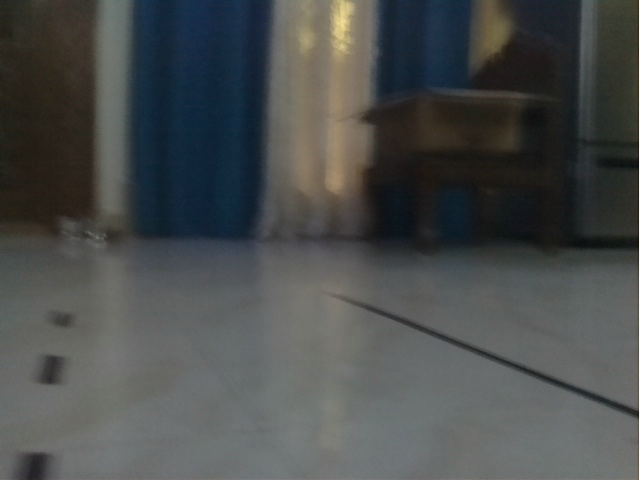
#> input picture lane detecttion/test2.jpg, 640 x 480 px
$ python dotted_line.py
#> lines starting #> are read from the running program, lines starting #| are printed output that depends on the picture; after the words box and inside, x2 and y2 are one past the last pixel; in counts of white or black regions, pixels touching at a corner belong together
import cv2 as cv
import numpy as np
import utils

#Read picture
src = cv.imread('test2.jpg')
#> src is the input picture: shape (480, 640, 3); mean B, G, R 76.8, 77.4, 74.5
height, width = src.shape[:2]
#> height = 480; width = 640
#Gauss noise reduction
src1 = cv.GaussianBlur(src,(5,5),0,0)
# cv.imshow('gaosi',src1)
#Grayscale processing
src2 = cv.cvtColor(src1,cv.COLOR_BGR2GRAY)
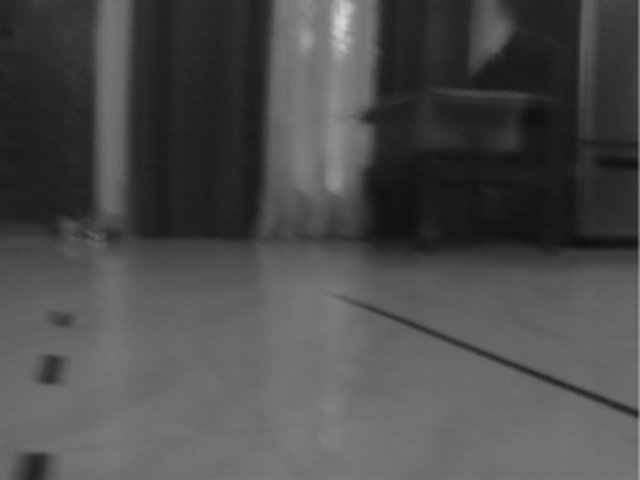
#> src2: shape (480, 640); min 15, max 215, mean 76.4
# cv.imshow('huidu',src2)
#Edge detection
lthrehlod = 50
hthrehlod =150
src3 = cv.Canny(src2,lthrehlod,hthrehlod)
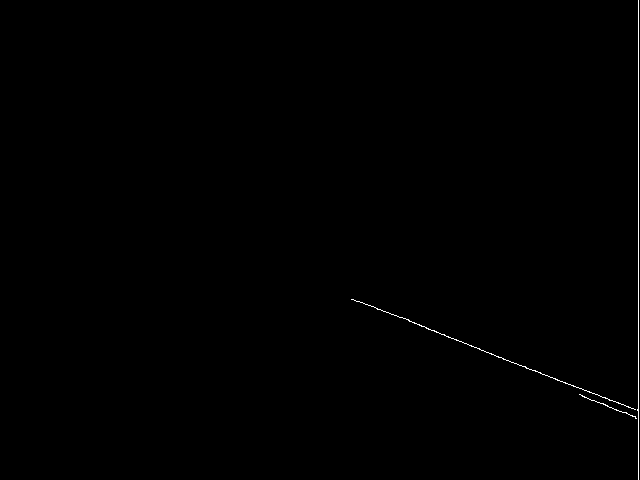
#> src3: shape (480, 640); 0.28% white in thin lines or dots, all inside (x1, y1, x2, y2) = (351, 0, 639, 480)
# cv.imshow('bianyuan',src3)
#ROI delimit the interval and turn the non-this interval into black
# regin = np.array([[(0,660),(690,440),
# (1200,700),(src.shape[1],660)]]) #Why do you need two square brackets?
regin = np.array([[(0, 0), (src.shape[1], 0), (src.shape[1], src.shape[0] // 3), (0, src.shape[0] // 3)]])
#> regin = [[0, 0], [640, 0], [640, 160], [0, 160]]
regin = np.array([[
        [0, height // 3], [width, height // 3],[width, height], [0, height]
        ]])
mask = np.zeros_like(src3)
mask_color = 255   #src3The number of channels of the image is 1, and it is a grayscale image, so the color value is 0-255
cv.fillPoly(mask,regin,mask_color)
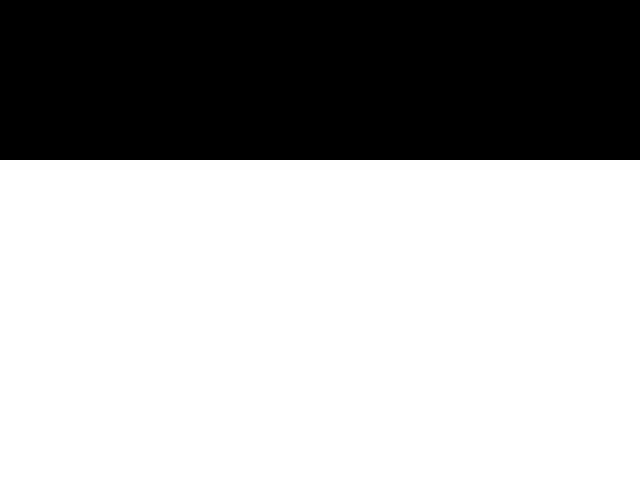
#> mask: shape (480, 640); 66.7% white; 1 black region, box (x1, y1, x2, y2) and area: (0, 0, 640, 160) 102400
src4 = cv.bitwise_and(src3,mask)
#> src4: shape (480, 640); 0.23% white in thin lines or dots, all inside (x1, y1, x2, y2) = (351, 160, 639, 480)
# cv.imshow('bianyuan2',src4)
# cv.waitKey(0)

#Using the principle of Hough transformation to find the straight line composed of pixels in the above picture, and then draw it
rho = 1
theta = np.pi/180
threhold =50
minlength = 5
maxlengthgap = 40
lines = cv.HoughLinesP(src4,rho,theta,threhold,np.array([]),minlength,maxlengthgap)
#> lines = [[638, 479, 638, 160], [373, 306, 573, 386], [375, 307, 436, 332], [441, 334, 637, 410]]
#Drawing Line
linecolor =[0,255,255]
linewidth = 4
src5 = cv.cvtColor(src4,cv.COLOR_GRAY2BGR) #Converted to three-channel image


# Optimization
def choose_lines(lines, threhold):  # Filter points with large differences in slope
    slope = [(y2 - y1) / (x2 - x1) for line in lines for x1, x2, y1, y2 in line]
    while len(lines) > 0:
        mean = np.mean(slope)  # Average slope
        diff = [abs(s - mean) for s in slope]
        idx = np.argmax(diff)
        if diff[idx] > threhold:
            slope.pop(idx)
            lines.pop(idx)
        else:
            break
    return lines


lefts =[]
rights =[]
leftlength=[]
rightlength=[]
for line  in lines:
    for x1,y1,x2,y2 in line:
        #cv.line(src5,(x1,y1),(x2,y2),linecolor,linewidth)
        # Left and right lanes
        k = (y2-y1)/(x2-x1)
        length= ((y2-y1)**2+(x2-x1)**2)**0.5#Calculate the length of the line segment
        if k<0:
                lefts.append(line)
                leftlength.append(length)
        else:
                rights.append(line)
                rightlength.append(length)
#> this loop made 4 passes
#> after the loop, leftlength = [319]; lefts = [[[638, 479, 638, 160]]]; rightlength = [215.4, 65.92, 210.2]; rights = [[[373, 306, 573, 386]], [[375, 307, 436, 332]], [[441, 334, 637, 410]]]

# print(max(leftlength))
# print(max(rightlength))

if max(leftlength)>max(rightlength):
    text="The left-hand side is the solid line"
else:
    text="The right-hand side is the solid line"


def clac_edgepoints(points, ymin, ymax):  # Can be understood as finding the end of a line
    x = [p[0] for p in points]
    y = [p[1] for p in points]

    k = np.polyfit(y, x, 1)
    func = np.poly1d(k)  # The equation is a function of y with respect to x, because the input ymin ymax. Xmin, xmax required

    xmin = int(func(ymin))
    xmax = int(func(ymax))

    return [(xmin, ymin), (xmax, ymax)]


good_leftlines = choose_lines(lefts, 0.1)  # Processed point
#> in choose_lines, `slope = [(y2 - y1) / (x2 - x1) for line in lines for x1, x2, y1, y2 in..`: slope = [3.01]
#> the loop in choose_lines, `while len(lines) > 0:` made 1 pass
#> (mean, diff, idx) on pass 1: (3.01, [0], 0)
#> after the loop in choose_lines, `while len(lines) > 0:`: lines = [[[638, 479, 638, 160]]]
#> good_leftlines = [[[638, 479, 638, 160]]]
good_rightlines = choose_lines(rights, 0.1)
#> the loop in choose_lines (call 2), `while len(lines) > 0:` made 3 passes
#> (mean, diff) on passes 1 to 3: (2.15, [0.644, 0.618, 0.0258]), (1.83, [0.296, 0.296]), (2.12, [0])
#> good_rightlines = [[[441, 334, 637, 410]]]

leftpoints = [(x1, y1) for left in good_leftlines for x1, y1, x2, y2 in left]
#> leftpoints = [(638, 479)]
leftpoints = leftpoints + [(x2, y2) for left in good_leftlines for x1, y1, x2, y2 in left]
#> leftpoints = [(638, 479), (638, 160)]
rightpoints = [(x1, y1) for right in good_rightlines for x1, y1, x2, y2 in right]
#> rightpoints = [(441, 334)]
rightpoints = rightpoints + [(x2, y2) for right in good_rightlines for x1, y1, x2, y2 in right]
#> rightpoints = [(441, 334), (637, 410)]

lefttop = clac_edgepoints(leftpoints, 500, src.shape[0])  # To draw the end points of the left and right lane lines
#> in clac_edgepoints, `x = [p[0] for p in points]`: x = [638, 638]
#> in clac_edgepoints, `y = [p[1] for p in points]`: y = [479, 160]
#> in clac_edgepoints, `k = np.polyfit(y, x, 1)`: k = [-7.46e-16, 638]
#> in clac_edgepoints, `xmin = int(func(ymin))`: xmin = 637
#> lefttop = [(637, 500), (637, 480)]
righttop = clac_edgepoints(rightpoints, 500, src.shape[0])
#> righttop = [(869, 500), (817, 480)]

src6 = np.zeros_like(src5)

cv.line(src6, lefttop[0], lefttop[1], linecolor, linewidth)
cv.line(src6, righttop[0], righttop[1], linecolor, linewidth)

# cv.imshow('onlylane',src6)

#Image overlay
src7 = cv.addWeighted(src1,0.8,src6,1,0)
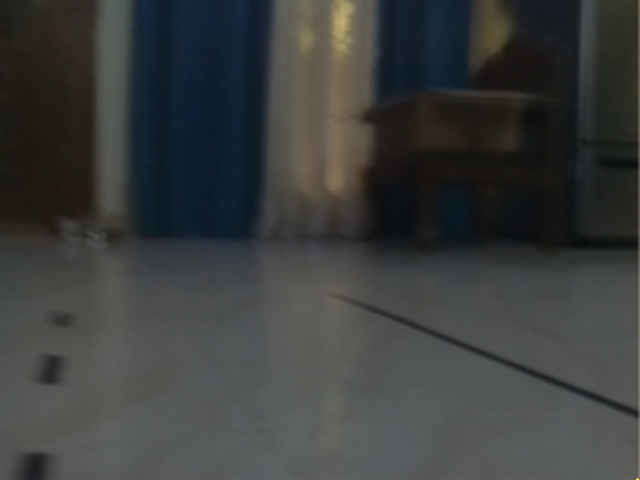
#> src7: shape (480, 640, 3); mean B, G, R 61.3, 61.8, 59.5
font = cv.FONT_HERSHEY_SIMPLEX
cv.putText(src7,text,(100,100), font, 1,(255,255,255),2)
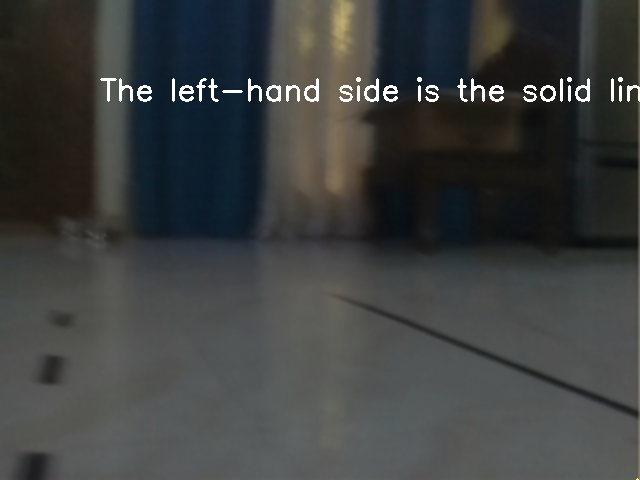
#> src7: shape (480, 640, 3); 1.05% of pixels changed, all inside (x1, y1, x2, y2) = (100, 77, 640, 102)
cv.imshow('Finally Image',src7)

cv.waitKey(0)
cv.destroyAllWindows()

$ run again, with lane detecttion/test1.jpg copied over lane detecttion/test2.jpg
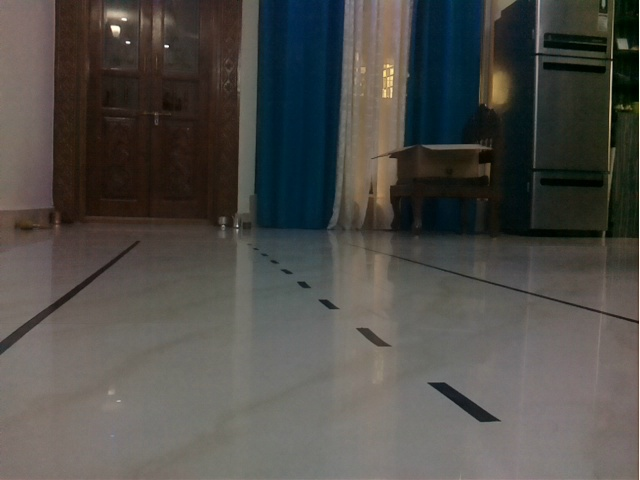
#> input picture lane detecttion/test1.jpg, 640 x 480 px
#> src is the input picture: shape (480, 640, 3); mean B, G, R 72.9, 77.2, 78.9
#> `src3 = cv.Canny(src2,lthrehlod,hthrehlod)`:
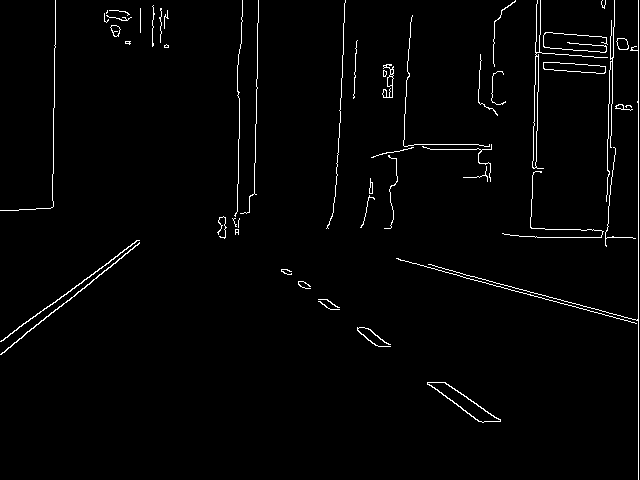
#> src3: shape (480, 640); 1.9% white in thin lines or dots
#> mask: shape (480, 640); 66.7% white; 1 black region, box (x1, y1, x2, y2) and area: (0, 0, 640, 160) 102400
#> src4: shape (480, 640); 0.9% white in thin lines or dots, all inside (x1, y1, x2, y2) = (0, 160, 639, 480)
#> `lines = cv.HoughLinesP(src4,rho,theta,threhold,np.array([]),minlength,..`: lines = 19 rows, first 6: [638, 479, 638, 160], [0, 341, 139, 240], [396, 258, 636, 323], [428, 264, 637, 320], [1, 354, 139, 242], [444, 382, 500, 421]
#> the loop `for line  in lines:` made 19 passes
#> after the loop `for line  in lines:`: leftlength = [319, 171.8, 177.7, 169.6, 173.5, 52.09, 82.39, 69.07]; lefts = [[[638, 479, 638, 160]], [[0, 341, 139, 240]], [[1, 354, 139, 242]], [[1, 340, 138, 240]], [[0, 354, 135, 245]], [[0, 210, 52, 207]], [[605, 244, 613, 162]], [[530, 236, 533, 167]]]; rightlength = [248.6, 216.4, 68.24, 97, 65, 77.06, 61.85, 205, 128.2, 72.8, 243.3]; rights = 11 items, first 6: [[396, 258, 636, 323]], [[428, 264, 637, 320]], [[444, 382, 500, 421]], [[535, 237, 632, 237]], [[427, 382, 479, 421]], [[530, 227, 607, 230]]
#> in choose_lines, `slope = [(y2 - y1) / (x2 - x1) for line in lines for x1, x2, y1, y2 in..`: slope = [3.01, 0.296, 0.292, 0.301, 0.311, 0.738, 1.25, 1.24]
#> the loop in choose_lines, `while len(lines) > 0:` made 5 passes
#> (mean, diff, idx) on passes 1 to 5: (0.93, [2.08, 0.634, 0.638, 0.629, 0.619, 0.192, 0.32, 0.315], 0), (0.633, [0.337, 0.341, 0.332, 0.322, 0.105, 0.616, 0.612], 5), (0.53, [0.234, 0.239, 0.23, 0.22, 0.208, 0.714], 5), (0.388, [0.0913, 0.0958, 0.0867, 0.0768, 0.351], 4), (0.3, [0.00371, 0.00811, 0.000987, 0.0108], 3)
#> after the loop in choose_lines, `while len(lines) > 0:`: lines = [[[0, 341, 139, 240]], [[1, 354, 139, 242]], [[1, 340, 138, 240]], [[0, 354, 135, 245]]]; slope = [0.296, 0.292, 0.301, 0.311]
#> good_leftlines has the same summary as lines in choose_lines
#> the loop in choose_lines (call 2), `while len(lines) > 0:` made 7 passes
#> (mean, diff, idx) on passes 4 to 7: (1.5, [0.435, 0.224, 0.173, 0.21, 0.254, 0.248, 0.35, 0.325], 0), (1.44, [0.162, 0.111, 0.147, 0.192, 0.186, 0.412, 0.387], 5), (1.37, [0.0935, 0.0422, 0.0788, 0.123, 0.118, 0.456], 5), (1.28, [0.00237, 0.0489, 0.0123, 0.0323, 0.0266], 1)
#> good_rightlines = [[[444, 382, 500, 421]], [[535, 237, 632, 237]], [[427, 382, 479, 421]], [[530, 227, 607, 230]], [[449, 385, 500, 420]]]
#> `leftpoints = [(x1, y1) for left in good_leftlines for x1, y1, x2, y2 i..`: leftpoints = [(0, 341), (1, 354), (1, 340), (0, 354)]
#> `leftpoints = leftpoints + [(x2, y2) for left in good_leftlines for x1,..`: leftpoints = [(0, 341), (1, 354), (1, 340), (0, 354), (139, 240), (139, 242), (138, 240), (135, 245)]
#> `rightpoints = [(x1, y1) for right in good_rightlines for x1, y1, x2, y..`: rightpoints = [(444, 382), (535, 237), (427, 382), (530, 227), (449, 385)]
#> `rightpoints = rightpoints + [(x2, y2) for right in good_rightlines for..`: rightpoints = [(444, 382), (535, 237), (427, 382), (530, 227), (449, 385), (500, 421), (632, 237), (479, 421), (607, 230), (500, 420)]
#> x = [0, 1, 1, 0, 139, 139, 138, 135]
#> y = [341, 354, 340, 354, 240, 242, 240, 245]
#> k = [-1.29, 449]
#> xmin = -195
#> xmax = -170
#> lefttop = [(-195, 500), (-170, 480)]
#> righttop = [(413, 500), (425, 480)]
#> `cv.putText(src7,text,(100,100), font, 1,(255,255,255),2)`:
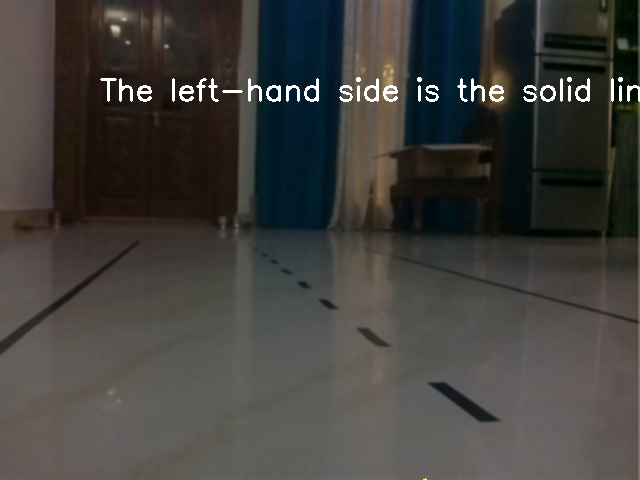
#> src7: shape (480, 640, 3); mean B, G, R 60.5, 63.9, 65.3

$ run again, with lane detecttion/test3.jpg copied over lane detecttion/test2.jpg
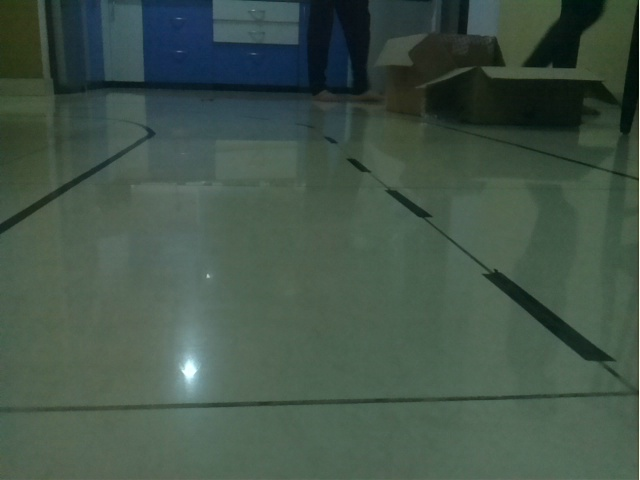
#> input picture lane detecttion/test3.jpg, 640 x 480 px
#> src is the input picture: shape (480, 640, 3); mean B, G, R 72.8, 84.6, 65.9
#> `src3 = cv.Canny(src2,lthrehlod,hthrehlod)`:
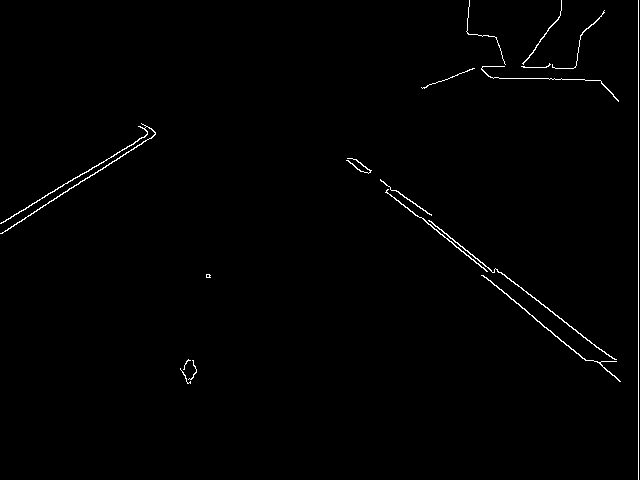
#> src3: shape (480, 640); 0.85% white in thin lines or dots
#> mask: shape (480, 640); 66.7% white; 1 black region, box (x1, y1, x2, y2) and area: (0, 0, 640, 160) 102400
#> src4: shape (480, 640); 0.55% white in thin lines or dots, all inside (x1, y1, x2, y2) = (0, 160, 639, 480)
#> `lines = cv.HoughLinesP(src4,rho,theta,threhold,np.array([]),minlength,..`: lines = [[638, 479, 638, 160], [486, 277, 585, 360], [501, 272, 616, 361], [0, 223, 105, 160], [0, 233, 112, 161], [369, 172, 493, 272], [347, 160, 473, 259], [370, 172, 431, 215], [596, 361, 619, 380], [386, 192, 487, 271]]
#> the loop `for line  in lines:` made 10 passes
#> after the loop `for line  in lines:`: leftlength = [319, 122.4, 133.1]; lefts = [[[638, 479, 638, 160]], [[0, 223, 105, 160]], [[0, 233, 112, 161]]]; rightlength = [129.2, 145.4, 159.3, 160.2, 74.63, 29.83, 128.2]; rights = [[[486, 277, 585, 360]], [[501, 272, 616, 361]], [[369, 172, 493, 272]], [[347, 160, 473, 259]], [[370, 172, 431, 215]], [[596, 361, 619, 380]], [[386, 192, 487, 271]]]
#> in choose_lines, `slope = [(y2 - y1) / (x2 - x1) for line in lines for x1, x2, y1, y2 in..`: slope = [3.01, 0.247, 0.21]
#> the loop in choose_lines, `while len(lines) > 0:` made 2 passes
#> (mean, diff, idx) on passes 1 to 2: (1.15, [1.85, 0.908, 0.944], 0), (0.228, [0.0182, 0.0182], 0)
#> after the loop in choose_lines, `while len(lines) > 0:`: lines = [[[0, 223, 105, 160]], [[0, 233, 112, 161]]]; slope = [0.247, 0.21]
#> good_leftlines = [[[0, 223, 105, 160]], [[0, 233, 112, 161]]]
#> the loop in choose_lines (call 2), `while len(lines) > 0:` made 1 pass
#> (mean, diff, idx) on pass 1: (1.1, [0.0203, 0.0167, 0.025, 0.0476, 0.0059, 0.0798, 0.0166], 5)
#> good_rightlines has the same summary as rights
#> `leftpoints = [(x1, y1) for left in good_leftlines for x1, y1, x2, y2 i..`: leftpoints = [(0, 223), (0, 233)]
#> `leftpoints = leftpoints + [(x2, y2) for left in good_leftlines for x1,..`: leftpoints = [(0, 223), (0, 233), (105, 160), (112, 161)]
#> `rightpoints = [(x1, y1) for right in good_rightlines for x1, y1, x2, y..`: rightpoints = [(486, 277), (501, 272), (369, 172), (347, 160), (370, 172), (596, 361), (386, 192)]
#> `rightpoints = rightpoints + [(x2, y2) for right in good_rightlines for..`: rightpoints = [(486, 277), (501, 272), (369, 172), (347, 160), (370, 172), (596, 361), (386, 192), (585, 360), (616, 361), (493, 272), (473, 259), (431, 215), (619, 380), (487, 271)]
#> x = [0, 0, 105, 112]
#> y = [223, 233, 160, 161]
#> k = [-1.59, 362.9]
#> xmin = -431
#> xmax = -399
#> lefttop = [(-431, 500), (-399, 480)]
#> righttop = [(768, 500), (744, 480)]
#> src6: shape (480, 640, 3); every value is 0
#> `cv.putText(src7,text,(100,100), font, 1,(255,255,255),2)`:
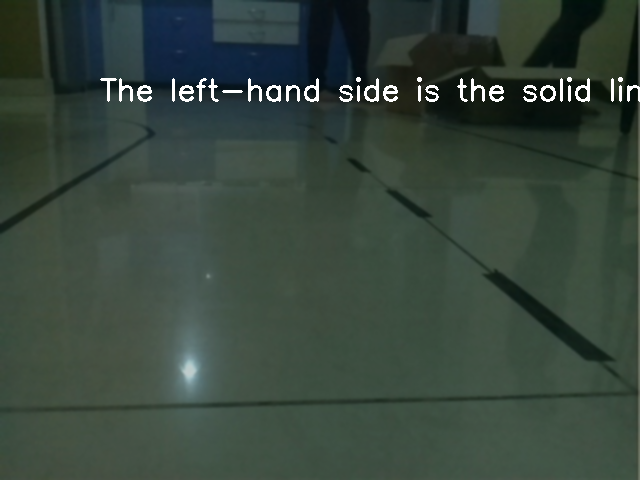
#> src7: shape (480, 640, 3); mean B, G, R 60.5, 70, 55.1
